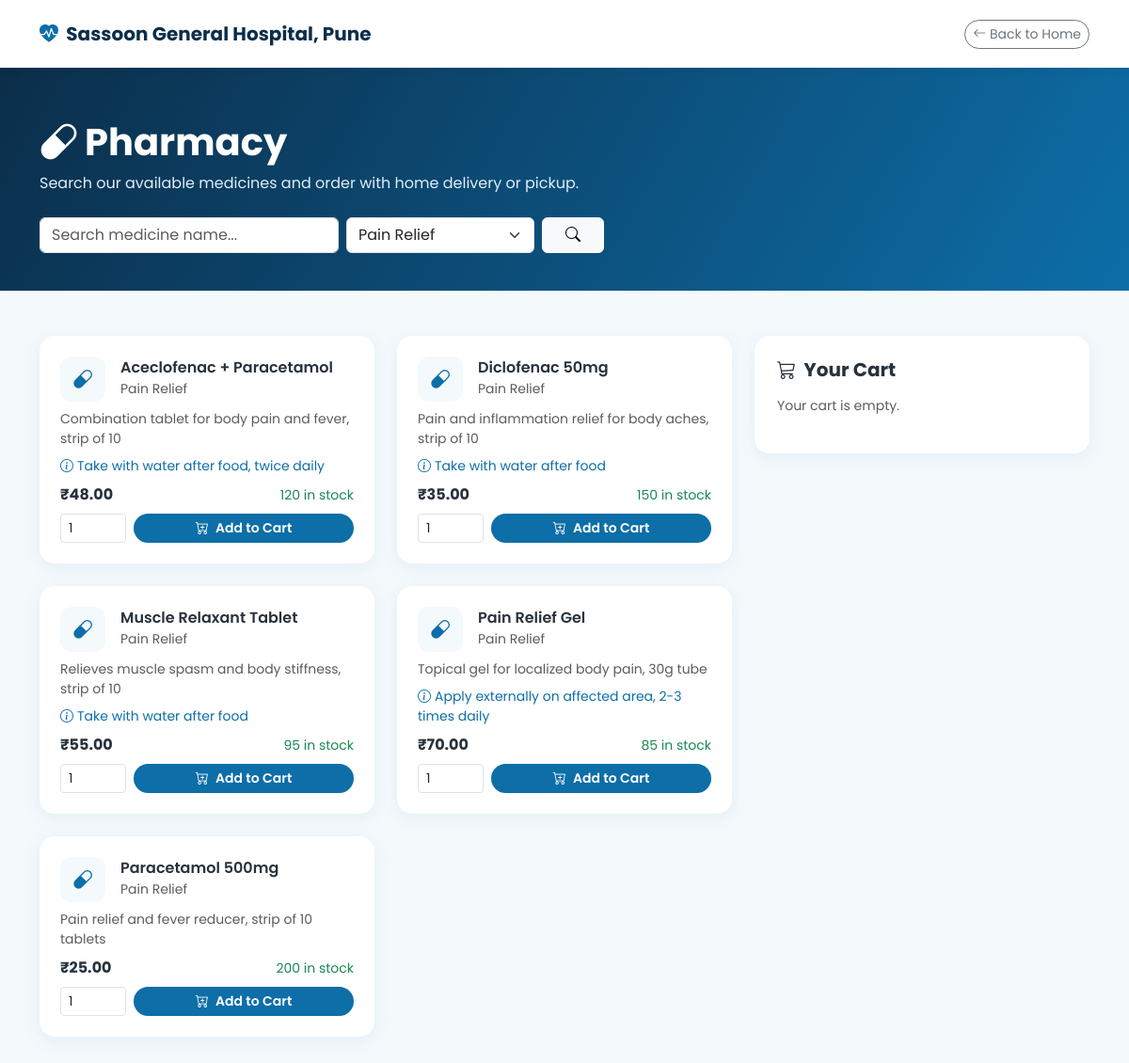
Page /pharmacy.php?category=Pain Relief on the committed database.
### tables this page shows
CREATE TABLE `medicines` (
  `id` int(10) UNSIGNED NOT NULL,
  `name` varchar(150) NOT NULL,
  `description` varchar(255) DEFAULT NULL,
  `dosage_instructions` varchar(150) DEFAULT NULL,
  `category` varchar(100) DEFAULT NULL,
  `price` decimal(10,2) NOT NULL,
  `stock_qty` int(10) UNSIGNED NOT NULL DEFAULT 0,
  `is_active` tinyint(1) NOT NULL DEFAULT 1,
  `created_at` timestamp NOT NULL DEFAULT current_timestamp()
);

### pharmacy.php (the view, shortened to what this page needs)
<?php
$query    = trim($_GET['q'] ?? '');
$category = trim($_GET['category'] ?? '');
$medicines = [];
$categories = [];
try {
    $pdo = getDbConnection();
    $catStmt = $pdo->query('SELECT DISTINCT category FROM medicines WHERE is_active = 1 AND category IS NOT NULL ORDER BY category ASC');
    $categories = $catStmt->fetchAll(PDO::FETCH_COLUMN);
    $sql = 'SELECT * FROM medicines WHERE is_active = 1';
    $params = [];
    if ($category !== '') {
        $sql .= ' AND category = :cat';
        $params[':cat'] = $category;
    }
    $sql .= ' ORDER BY category ASC, name ASC';
    $stmt = $pdo->prepare($sql);
    $stmt->execute($params);
    $medicines = $stmt->fetchAll();
} catch (Throwable $e) {
}
$cartItems = [];
?>
<!DOCTYPE html>
<html lang="en">
<head>
<link href="https://cdn.jsdelivr.net/npm/bootstrap@5.3.3/dist/css/bootstrap.min.css" rel="stylesheet">
<link rel="stylesheet" href="https://cdn.jsdelivr.net/npm/bootstrap-icons@1.11.3/font/bootstrap-icons.css">
</head>
<body>
<nav class="navbar navbar-expand-lg sticky-top py-3">
  <div class="container">
    <a class="navbar-brand" href="index.php"><i class="bi bi-heart-pulse-fill me-1"></i> <?= htmlspecialchars(HOSPITAL_NAME) ?></a>
    <a href="index.php" class="btn btn-outline-secondary rounded-pill btn-sm"><i class="bi bi-arrow-left"></i> Back to Home</a>
  </div>
</nav>
<header class="page-header">
  <div class="container">
    <h1 class="fw-bold mb-2"><i class="bi bi-capsule me-2"></i>Pharmacy</h1>
    <p class="mb-4" style="color:#dfeefa;">Search our available medicines and order with home delivery or pickup.</p>
    <form method="GET" class="d-flex gap-2 flex-wrap" style="max-width:600px;">
      <input type="text" name="q" class="form-control" placeholder="Search medicine name..." value="<?= htmlspecialchars($query) ?>" style="flex:1 1 220px;">
      <select name="category" class="form-select" style="flex:0 1 200px;" onchange="this.form.submit()">
        <?php foreach ($categories as $cat): ?>
          <option value="<?= htmlspecialchars($cat) ?>" <?= $category === $cat ? 'selected' : '' ?>><?= htmlspecialchars($cat) ?></option>
        <?php endforeach; ?>
      </select>
      <button class="btn btn-light fw-semibold px-4" type="submit"><i class="bi bi-search"></i></button>
    </form>
  </div>
</header>
<div class="container py-5">
  <div class="row g-4">
    <div class="col-lg-8">
      <?php if (!$medicines): ?>
        <p class="text-muted">No medicines found<?= $query ? ' for "' . htmlspecialchars($query) . '"' : '' ?><?= $category ? ' in "' . htmlspecialchars($category) . '"' : '' ?>.</p>
      <?php else: ?>
        <div class="row g-4">
          <?php foreach ($medicines as $m): ?>
            <div class="col-md-6">
              <div class="med-card">
                <div class="d-flex align-items-start gap-3 mb-2">
                  <div class="med-icon"><i class="bi bi-capsule"></i></div>
                  <div>
                    <div class="fw-semibold"><?= htmlspecialchars($m['name']) ?></div>
                    <?php if ($m['category']): ?><div class="text-muted small"><?= htmlspecialchars($m['category']) ?></div><?php endif; ?>
                  </div>
                </div>
                <?php if ($m['description']): ?><p class="text-muted small mb-2"><?= htmlspecialchars($m['description']) ?></p><?php endif; ?>
                <?php if (!empty($m['dosage_instructions'])): ?>
                  <p class="small mb-2" style="color:var(--brand-primary);"><i class="bi bi-info-circle me-1"></i><?= htmlspecialchars($m['dosage_instructions']) ?></p>
                <?php endif; ?>
                <div class="d-flex justify-content-between align-items-center mb-2">
                  <span class="fw-bold">₹<?= number_format((float)$m['price'], 2) ?></span>
                  <span class="small <?= $m['stock_qty'] > 0 ? 'text-success' : 'text-danger' ?>">
                    <?= $m['stock_qty'] > 0 ? $m['stock_qty'] . ' in stock' : 'Out of stock' ?>
                  </span>
                </div>
                <?php if ($m['stock_qty'] > 0): ?>
                <form method="POST" action="pharmacy.php?q=<?= urlencode($query) ?>&category=<?= urlencode($category) ?>" class="d-flex gap-2">
                  <input type="number" name="quantity" value="1" min="1" max="<?= (int)$m['stock_qty'] ?>" class="form-control form-control-sm" style="width:70px;">
                  <button type="submit" class="btn btn-brand btn-sm rounded-pill flex-grow-1"><i class="bi bi-cart-plus me-1"></i> Add to Cart</button>
                </form>
                <?php else: ?>
                  <button class="btn btn-secondary btn-sm rounded-pill w-100" disabled>Out of Stock</button>
                <?php endif; ?>
              </div>
            </div>
          <?php endforeach; ?>
        </div>
      <?php endif; ?>
    </div>
    <div class="col-lg-4">
      <div class="cart-box">
        <h5 class="fw-bold mb-3"><i class="bi bi-cart3 me-1"></i> Your Cart</h5>
        <?php if (!$cartItems): ?>
          <p class="text-muted small">Your cart is empty.</p>
        <?php endif; ?>
      </div>
    </div>
  </div>
</div>
</body>
</html>

### pharmacy.php (style rules this page uses)
:root { --brand-primary:#0d6ea8; --brand-secondary:#12b8a6; --brand-dark:#0b2e4a; --brand-light:#f4f9fc; }
body { font-family:'Poppins', sans-serif; color:#28323c; background:var(--brand-light); }
.navbar { background:#fff; box-shadow:0 2px 12px rgba(0,0,0,.06); }
.navbar-brand { font-weight:700; color:var(--brand-dark)!important; }
.navbar-brand i { color:var(--brand-primary); }
.page-header { background:linear-gradient(120deg, var(--brand-dark) 0%, var(--brand-primary) 100%); color:#fff; padding:55px 0 40px; }
.med-card { border:none; border-radius:16px; padding:22px; height:100%; box-shadow:0 4px 18px rgba(13,110,168,.08); background:#fff; }
.med-icon { width:48px; height:48px; border-radius:12px; background:var(--brand-light); color:var(--brand-primary); display:flex; align-items:center; justify-content:center; font-size:1.3rem; }
.cart-box { background:#fff; border-radius:16px; padding:24px; box-shadow:0 4px 18px rgba(13,110,168,.08); position:sticky; top:90px; }
.btn-brand { background:var(--brand-primary); border:none; color:#fff; font-weight:600; }

### rows in the picture
medicines: name "Aceclofenac + Paracetamol", category "Pain Relief", description "Combination tablet for body pain and fever, strip of 10", dosage_instructions "Take with water after food, twice daily", price "48.00", stock_qty "120"
medicines: name "Diclofenac 50mg", category "Pain Relief", description "Pain and inflammation relief for body aches, strip of 10", dosage_instructions "Take with water after food", price "35.00", stock_qty "150"
medicines: name "Muscle Relaxant Tablet", category "Pain Relief", description "Relieves muscle spasm and body stiffness, strip of 10", dosage_instructions "Take with water after food", price "55.00", stock_qty "95"
medicines: name "Pain Relief Gel", category "Pain Relief", description "Topical gel for localized body pain, 30g tube", dosage_instructions "Apply externally on affected area, 2-3 times daily", price "70.00", stock_qty "85"
medicines: name "Paracetamol 500mg", category "Pain Relief", description "Pain relief and fever reducer, strip of 10 tablets", price "25.00", stock_qty "200"

### other values in the picture
HOSPITAL_NAME "Sassoon General Hospital, Pune"
form field category "Pain Relief"
